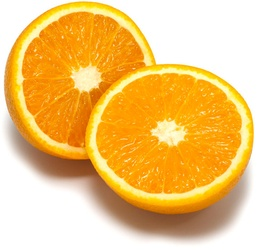
%> input picture bildat_lab3/orange.jpg, 260 x 250 px, shrunk from 572 x 551 before the run
$ octave kmeans_example.m   (GNU Octave 9; MATLAB toolbox functions it lacks are replaced by stand-ins)
%> lines starting %> are read from the running program, lines starting %| are printed output that depends on the picture; in (x1, y1, x2, y2) boxes, pixels count from 0 and x2, y2 are one past the last pixel; in counts of white or black regions, pixels touching at a corner belong together; the program's own positions count from 1
### CV_lab3/kmeans_segm.m
function [ segmentation, centers ] = kmeans_segm(image, K, L, seed)
    %Let X be a set of pixels and V be a set of K cluster centers in 3D (R,G,B).

    % Use 2D matrix instead of 3D
    H = size(image,1);
    W = size(image,2);
    I_flat = reshape(image,H*W,3);
    I_flat = double(I_flat);

    %  Randomly initialize the K cluster centers
    r_idx = randperm(size(I_flat,1),K);
    centers = I_flat(r_idx, :);

    %  Compute all distances between pixels and cluster centers
    D = pdist2(I_flat, centers);

    % Collect errors
    error = zeros(1,L+1);

    %  Iterate L times
    conv = 0;
    for i = 1:L
        %     Assign each pixel to the cluster center for which the distance is minimum
        [Y,segmentation] = min(D,[],2);
        error(i) = sum(Y(:));
        for j=1:K
            idx = find(segmentation==j);
            pixel_cluster = I_flat(idx,:);
            %     Recompute each cluster center by taking the mean of all pixels assigned to it
            mean_vals = mean(pixel_cluster,1);
            centers(j,:) = mean_vals;
            %     Recompute all distances between pixels and cluster centers
            D = pdist2(I_flat, centers);
        end

        if i>4 && round(error(i)./max(error(:)),2)==round(error(i-4)./max(error(:)),2) && conv==0
            conv = i;
        end
    end
    [Y,segmentation] = min(D,[],2);
    error(i+1) = sum(Y(:));
    error = error./max(error(:));

    centers = single(centers);
    segmentation = reshape(segmentation,H,W);
    used_classes = unique(segmentation);
    disp('Converged after')
    conv
end

### bildat_lab3/mean_segments.m
function Inew = mean_segments(I, segm)

N = max(max(segm));
[h, w, c] = size(I);
Ic = single(reshape(I, [h*w, c]));
sc = reshape(segm, [h*w,1]);
cols = zeros(N, c);
nums = zeros(N, 1);
for i=1:h*w
    s = sc(i);
    cols(s,:) = cols(s,:) + Ic(i,:);
    nums(s) = nums(s) + 1;
end
cols = bsxfun(@rdivide, cols, nums);
Inew = uint8(reshape(cols(sc,:), [h,w,c]));

### bildat_lab3/overlay_bounds.m
function imout = overlap_bounds(im, segm)
[h,w] = size(segm);
imcut = segm(2:h-1,2:w-1);
diff = [ ones(1,w) ; ones(h-2,1), ((imcut==segm(3:h,2:w-1)) & (imcut==segm(2:h-1,3:w)) & (imcut==segm(1:h-2,2:w-1)) & (imcut==segm(2:h-1,1:w-2))), ones(h-2,1); ones(1,w) ];
mask = repmat(uint8(diff), [1,1,3]);
imout = (im .* mask);
imout(:,:,1) = imout(:,:,1) + (1 - mask(:,:,1))*255;

### bildat_lab3/kmeans_example.m
K = 8;               % number of clusters used
L = 10;              % number of iterations
seed = 14;           % seed used for random initialization
scale_factor = 1.0;  % image downscale factor
image_sigma = 1.0;   % image preblurring scale

I = imread('orange.jpg');
%> I is the input picture: size 250x260x3 uint8; mean R, G, B 241.3, 197, 119.3
I = imresize(I, scale_factor);
Iback = I;
d = 2*ceil(image_sigma*2) + 1;
h = fspecial('gaussian', [d d], image_sigma);
I = imfilter(I, h);
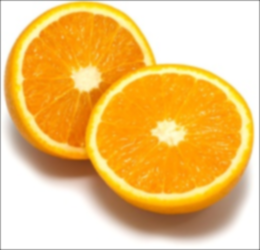
%> I: size 250x260x3 uint8; mean R, G, B 239.9, 195.6, 117.9

tic
[ segm, centers ] = kmeans_segm(I, K, L, seed);
%> in kmeans_segm, `centers = I_flat(r_idx, :);`: centers = [251 163 7; 255 255 255; 244 160 9; 245 151 9; 233 222 215; 241 150 10; 252 178 1; 255 255 255]
%> after the loop in kmeans_segm, `for i = 1:L`: centers = [250 160.4 8.69; 253.5 252.9 251.6; 248.8 192.2 37.44; 232.3 133.7 8.55; 221 207 175.1; 157.8 109.8 75.6; 251.4 225.3 115.4; NaN NaN NaN]; conv = 0; error = [1883646.5 1280751.8 1162452.5 1149814.2 1138670.7 1121799.3 1110954.9 1105626.7 1100154.2 1093083.3 0]
%> in kmeans_segm, `error = error./max(error(:));`: error = [1 0.68 0.617 0.61 0.605 0.596 0.59 0.587 0.584 0.58 0.575]
%> in kmeans_segm, `segmentation = reshape(segmentation,H,W);`:
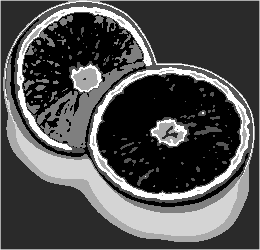
%> segmentation: size 250x260 double; min 1, max 7, mean 2.86; drawn with min black and max white
%> in kmeans_segm, `used_classes = unique(segmentation);`: used_classes = [1; 2; 3; 4; 5; 6; 7]
%> in kmeans_segm, `conv`: conv = 0
toc
Inew = mean_segments(Iback, segm);
%> in mean_segments, `N = max(max(segm));`: N = 7
%> the loop in mean_segments, `for i=1:h*w` made 65000 passes
%> s on passes 1 to 3: 6, 5, 5
%> after the loop in mean_segments, `for i=1:h*w`: cols = [4628323 2961237 143389; 5443131 5432188 5412360; 1273831 985992 172741; 1170908 665812 35974; 1193108 1125924 999115; 798338 554677 383549; 1180060 1081411 605277]; nums = [18496; 21413; 5139; 5056; 5135; 5086; 4675]
%> in mean_segments, `cols = bsxfun(@rdivide, cols, nums);`: cols = [250.2 160.1 7.75; 254.2 253.7 252.8; 247.9 191.9 33.61; 231.6 131.7 7.12; 232.3 219.3 194.6; 157 109.1 75.41; 252.4 231.3 129.5]
%> in mean_segments, `Inew = uint8(reshape(cols(sc,:), [h,w,c]));`:
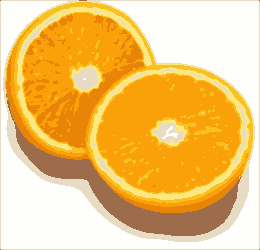
%> Inew: size 250x260x3 uint8; mean R, G, B 241.2, 197.1, 119.4
I = overlay_bounds(Iback, segm);
%> in overlap_bounds, `imcut = segm(2:h-1,2:w-1);`:
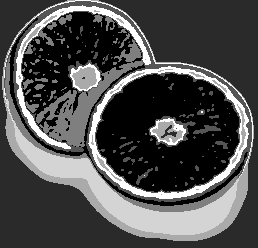
%> imcut: size 248x258 double; min 1, max 7, mean 2.83; drawn with min black and max white
%> in overlap_bounds, `diff = [ ones(1,w) ; ones(h-2,1), ((imcut==segm(3:h,2:w-1)) & (imcut==..`:
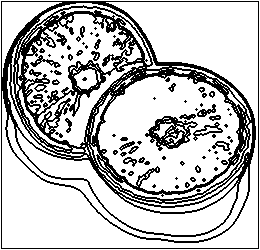
%> diff: size 250x260 double; values 0 (black) and 1 (white), 75.6% white; black in thin lines or dots
%> in overlap_bounds, `imout = (im .* mask);`:
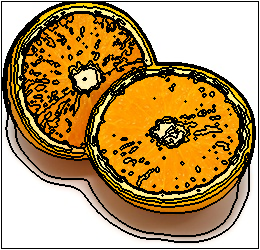
%> imout: size 250x260x3 uint8; mean R, G, B 182, 150.8, 99.7
%> in overlap_bounds, `imout(:,:,1) = imout(:,:,1) + (1 - mask(:,:,1))*255;`:
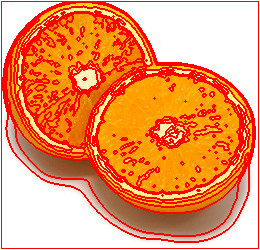
%> imout: size 250x260x3 uint8; mean R, G, B 244.3, 150.8, 99.7
imshow(Inew)
imshow(I)
%imwrite(Inew,'result/kmeans1.png')
%imwrite(I,'result/kmeans2.png')

$ run again, with bildat_lab3/tiger3.jpg copied over bildat_lab3/orange.jpg
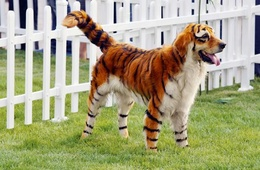
%> input picture bildat_lab3/tiger3.jpg, 260 x 170 px, shrunk from 600 x 393 before the run
%> I is the input picture: size 170x260x3 uint8; mean R, G, B 166.4, 163.7, 127.4
%> in kmeans_segm, `centers = I_flat(r_idx, :);`: centers = [152 159 96; 208 209 209; 125 38 4; 109 126 104; 129 151 65; 130 64 39; 146 163 88; 142 162 92]
%> after the loop in kmeans_segm, `for i = 1:L`: centers = [188.4 183.1 165.6; 223.2 222.8 222.4; 62.63 28.79 28.12; 102.2 98.62 79.83; 132.9 147.4 69.36; 133.1 64.36 27.21; 156.9 170.5 89.22; 155.9 147.1 124.2]; conv = 0; error = [1355207.7 1107395.9 1049428.1 1025762 1013909.7 1003715.6 992668.5 982759.3 975900.4 970853.9 0]
%> in kmeans_segm, `error = error./max(error(:));`: error = [1 0.817 0.774 0.757 0.748 0.741 0.732 0.725 0.72 0.716 0.713]
%> used_classes = [1; 2; 3; 4; 5; 6; 7; 8]
%> in kmeans_segm, `conv`: conv = 0
%> N = 8
%> the loop in mean_segments, `for i=1:h*w` made 44200 passes
%> s on passes 1 to 3: 4, 8, 8
%> after the loop in mean_segments, `for i=1:h*w`: cols = [924257 900099 822730; 2727337 2722091 2723975; 138598 55311 60017; 227684 221668 169996; 884500 980529 453923; 360803 171479 68716; 1474205 1599133 836561; 615348 583663 496222]; nums = [4704; 12034; 2557; 2368; 6651; 2693; 9330; 3863]
%> in mean_segments, `cols = bsxfun(@rdivide, cols, nums);`: cols = [196.5 191.3 174.9; 226.6 226.2 226.4; 54.2 21.63 23.47; 96.15 93.61 71.79; 133 147.4 68.25; 134 63.68 25.52; 158 171.4 89.66; 159.3 151.1 128.5]
%> in overlap_bounds, `diff = [ ones(1,w) ; ones(h-2,1), ((imcut==segm(3:h,2:w-1)) & (imcut==..`:
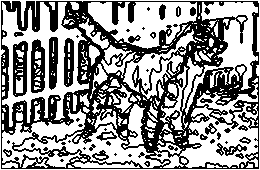
%> diff: size 170x260 double; values 0 (black) and 1 (white), 57.4% white; 50 black regions (24 under 20 px), largest, box (x1, y1, x2, y2) and area: (1, 1, 259, 169) 15734, (13, 41, 28, 97) 554, (31, 39, 45, 93) 536
%> in overlap_bounds, `imout(:,:,1) = imout(:,:,1) + (1 - mask(:,:,1))*255;`:
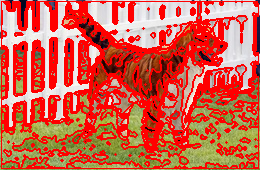
%> imout: size 170x260x3 uint8; mean R, G, B 208.1, 98.7, 77.4
